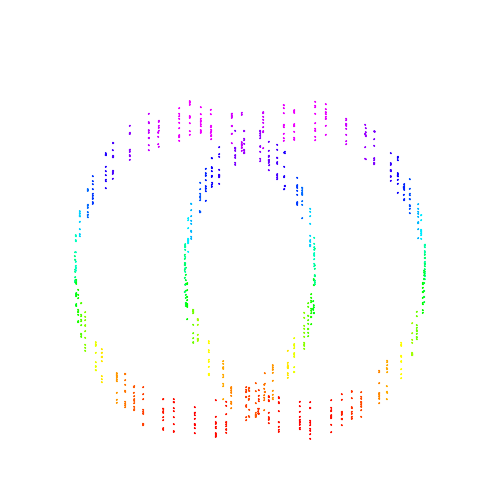
Frame 1 (no input)
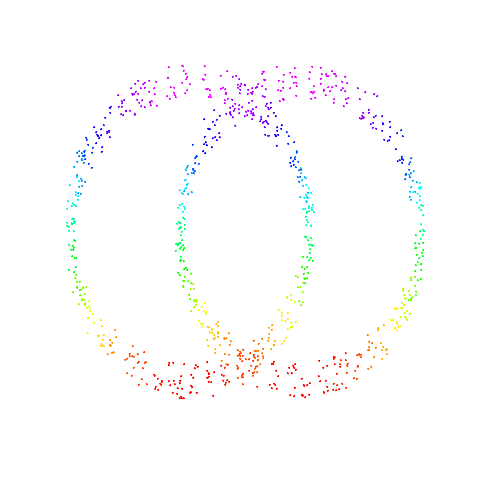
Frame 60 (the mouse pressed at the canvas centre just before this capture)
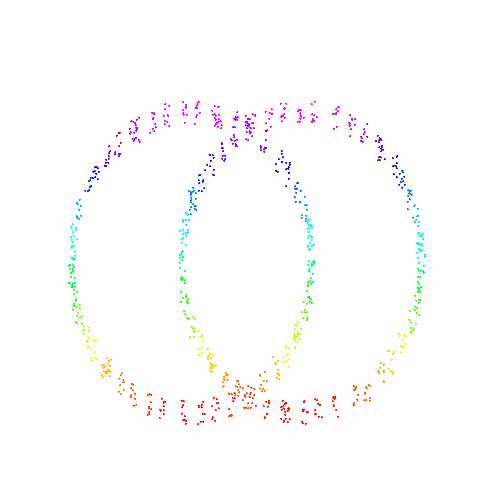
Frame 120 (the mouse held since frame 60 and released just before this capture)

The Processing sketch that drew these frames (run headless with seeded random() and noise(); from frame 60 on, the mouse is pressed at the canvas centre):

// Processing sketch: pixelxchark
// ── pixelxchark.pde
Particle[] pList = new Particle[100];
float g = 2;
float q1;
float q3;

void setup(){
   colorMode(HSB,200, height, height );
   frameRate(30);
  size(500, 500);
   q1 = width/2 - width/4;
   q3 = (width/2) + (width/4);
  background(#FFFFFF);
  Boolean right = true;
  for(int i = 0; i <100; i++){
    float offset = 360 * (int)i/2;
    Particle p = new Particle(width/2, height/2, 0.002, 10 , 255, right, offset);
    pList[i] = p;
    right = !right;
  }
}

void draw(){
  background(#FFFFFF);
  for(int i = 0; i < pList.length; i++){
    pList[i].update();
  }
}

// ── particle.pde
float maxy = 0;
float s = 0 ;
    float miny = 111111110;
class Particle{
  int id;
  Boolean right;
  float theta = 0;
  float xpos, ypos, speed, size, hue, offset; 
  Particle (float x, float y, float sp ,float si, float h, Boolean r, float off ) {  
    ypos = y; 
    speed = sp; 
    xpos= x;
    size = si; 
    hue = h;
    right = r;
    offset = off;
    theta = offset;
  } 
  void update() { 
    
    //map(hue,  100.00017,400.0,0,255);
    theta += 0.02;
    //xpos = (int)(xpos + speed * Math.cos(theta)); 
    //ypos = (int)(ypos + speed * Math.sin(theta));
    if(right){
      xpos = q3 - 70 + (float)Math.cos(theta) * 120;
      ypos = height/2 + (float)Math.sin(theta) * 150;
    }else{
      xpos = q1 + 70 + (float)Math.cos(-theta) * 120;
      ypos = height/2 + (float)Math.sin(-theta) * 150;
    }

    if(hue<255){
    hue += 0.8;
    }else{
      hue = 0;
    }
    //System.out.println(ypos);
    hue = map(ypos,400, 100, 0, 165);
    stroke(hue,height ,height);
    fill(hue ,height ,height);
    for(int i = 0; i <10; i++){
      s = s +  0.0002;
      float newX = xpos + sin(-0.1*s) *random(10) ;
      float newY = ypos + cos(-0.3*s) * random(1,40) ;
      //  float newX = xpos + sin(-1*s) *random(2) ;
      //float newY = ypos + cos(-1.5*s) * random(1,4) ;
      ellipse(newX, newY, size/10 ,size/10);
    }
    //ellipse(xpos, ypos, size ,size);
    //System.out.println(speed);
    stroke(map(size,2,50,0,255));
    //line(xpos, ypos, (int)(xpos + (size /2  * Math.cos(theta))), (int)(ypos + (size * Math.sin(theta))/2)); 
  } 
}
